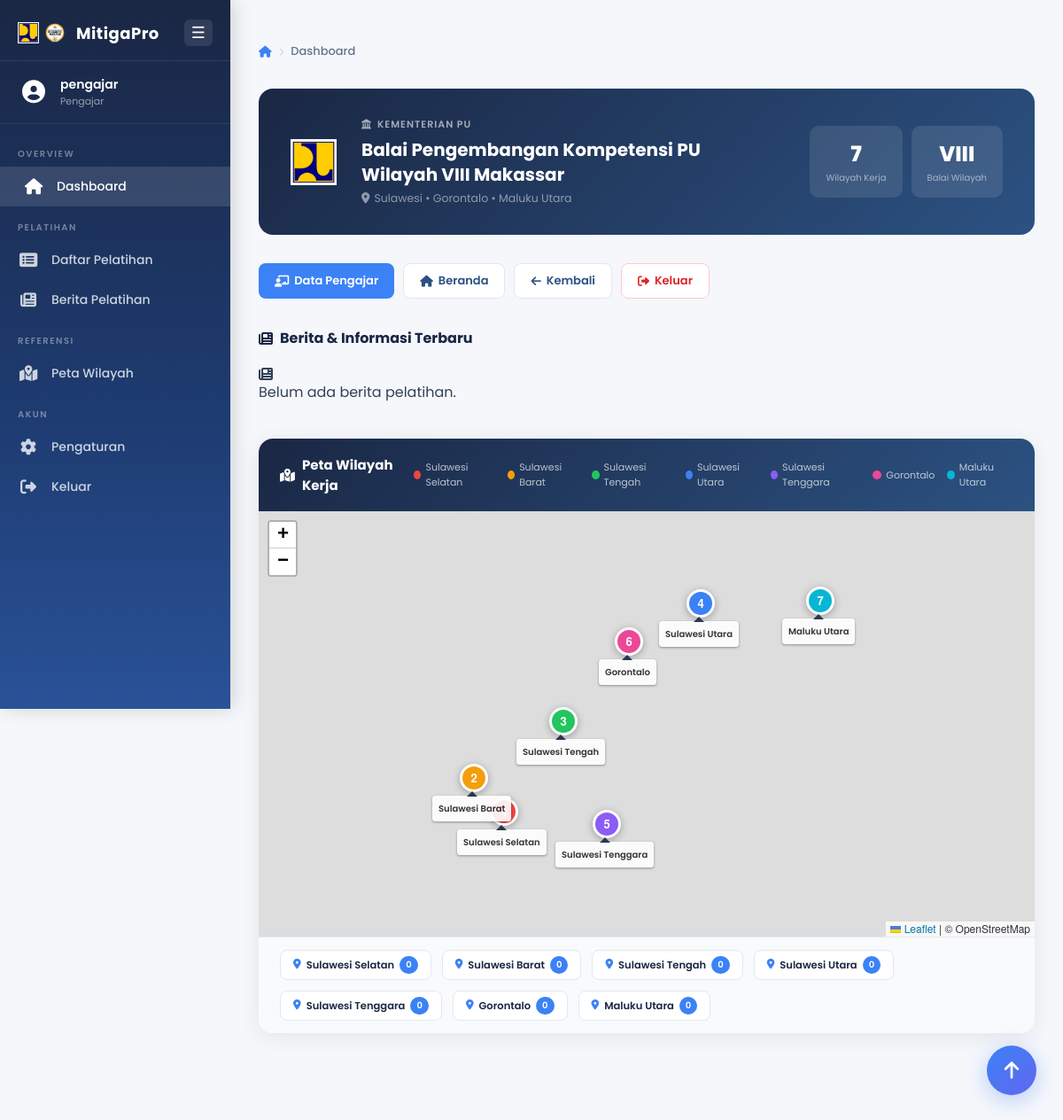
Page /pengajar/dashboard.php (signed in) on the committed database.
### tables this page shows
CREATE TABLE IF NOT EXISTS wilayah (
    id          INT UNSIGNED AUTO_INCREMENT PRIMARY KEY,
    nama_wilayah VARCHAR(200) NOT NULL,
    created_at  TIMESTAMP DEFAULT CURRENT_TIMESTAMP
);

### pengajar/dashboard.php (the view, shortened to what this page needs)
<?php
require $_SERVER['DOCUMENT_ROOT'] . '/MitigaPro/include/autoload.php';
require INCLUDE_PATH . 'sidebar_pengajar.php';
$berita_list = [];
$q_wilayah = $conn->query("
  SELECT w.id, w.nama_wilayah, COUNT(d.id) AS jml_dinas
  FROM wilayah w
  LEFT JOIN dinas d ON d.wilayah_id = w.id
  GROUP BY w.id
  ORDER BY w.id
");
$wilayah_list = [];
while ($w = $q_wilayah->fetch_assoc()) $wilayah_list[] = $w;
?>
<!DOCTYPE html>
<html lang="id">
<head>
<link rel="stylesheet" href="<?= BASE_URL ?>1_css/sidebar_pengajar.css">
<link rel="stylesheet" href="<?= BASE_URL ?>1_css/footer.css">
<link rel="stylesheet" href="https://cdnjs.cloudflare.com/ajax/libs/font-awesome/6.5.0/css/all.min.css">
<link rel="stylesheet" href="https://unpkg.com/leaflet@1.9.4/dist/leaflet.css" />
</head>
<body>
<div id="mainContent" class="main-content">
<div class="main">
<?= breadcrumb([['label' => 'Dashboard']]) ?>
<?php if (($_SESSION['role'] ?? '') === 'admin'): ?>
  <div class="admin-greeting">
    <div>
      <h2>Selamat Datang, <?= htmlspecialchars($_SESSION['username'] ?? 'Admin') ?> 👋</h2>
      <p>Ringkasan data sistem MitigaPro &mdash; <?= date('l, d F Y') ?></p>
    </div>
    <a href="<?= BASE_URL ?>pengajar/tambah_pelatihan_baru.php" class="ag-btn"><i class="fas fa-plus"></i> Tambah Pelatihan</a>
  </div>
  <div class="admin-stats">
    <div class="astat-card astat-blue">
      <div class="astat-icon"><i class="fas fa-user-tie"></i></div>
      <div class="astat-info">
        <div class="astat-num"><?= $total_pengajar ?></div>
        <div class="astat-label">Total Pengajar</div>
      </div>
      <a href="<?= BASE_URL ?>pengajar/pengajar.php" class="astat-link">Lihat <i class="fas fa-arrow-right"></i></a>
    </div>
    <div class="astat-card astat-green">
      <div class="astat-icon"><i class="fas fa-building"></i></div>
      <div class="astat-info">
        <div class="astat-num"><?= $total_dinas ?></div>
        <div class="astat-label">Total Dinas</div>
      </div>
      <a href="<?= BASE_URL ?>pengajar/dinas.php" class="astat-link">Lihat <i class="fas fa-arrow-right"></i></a>
    </div>
    <div class="astat-card astat-amber">
      <div class="astat-icon"><i class="fas fa-graduation-cap"></i></div>
      <div class="astat-info">
        <div class="astat-num"><?= $total_pelatihan ?></div>
        <div class="astat-label">Identifikasi Pelatihan</div>
      </div>
      <a href="<?= BASE_URL ?>pengajar/daftar_pelatihan.php" class="astat-link">Lihat <i class="fas fa-arrow-right"></i></a>
    </div>
    <div class="astat-card astat-purple">
      <div class="astat-icon"><i class="fas fa-newspaper"></i></div>
      <div class="astat-info">
        <div class="astat-num"><?= $total_berita ?></div>
        <div class="astat-label">Berita Pelatihan</div>
      </div>
      <a href="<?= BASE_URL ?>pengajar/kelola_berita.php" class="astat-link">Lihat <i class="fas fa-arrow-right"></i></a>
    </div>
    <div class="astat-card astat-sky">
      <div class="astat-icon"><i class="fas fa-users"></i></div>
      <div class="astat-info">
        <div class="astat-num"><?= $total_users ?></div>
        <div class="astat-label">Total Pengguna</div>
      </div>
      <a href="<?= BASE_URL ?>pengajar/settings.php" class="astat-link">Kelola <i class="fas fa-arrow-right"></i></a>
    </div>
  </div>
  <div class="admin-section">
    <div class="as-header">
      <h3><i class="fas fa-map-marked-alt"></i> Wilayah Kerja</h3>
    </div>
    <div class="admin-wil-grid">
      <?php
      $wil_colors = ['#ef4444','#f59e0b','#22c55e','#3b82f6','#8b5cf6','#ec4899','#06b6d4'];
      foreach ($wilayah_list as $i => $w):
        $clr = $wil_colors[$i] ?? '#64748b';
      ?>
      <a href="wilayah.php?id=<?= (int)$w['id'] ?>" class="awil-card">
        <div class="awil-marker" style="background:<?= $clr ?>"><i class="fas fa-location-dot"></i></div>
        <div class="awil-body">
          <div class="awil-name"><?= htmlspecialchars(str_replace('Wilayah Kerja ', '', $w['nama_wilayah'])) ?></div>
          <div class="awil-meta"><i class="fas fa-building"></i> <?= (int)$w['jml_dinas'] ?> dinas</div>
        </div>
        <i class="fas fa-chevron-right awil-arrow"></i>
      </a>
      <?php endforeach; ?>
    </div>
  </div>
  <div class="admin-section">
    <div class="as-header">
      <h3><i class="fas fa-newspaper"></i> Berita Terbaru</h3>
      <a href="<?= BASE_URL ?>pengajar/kelola_berita.php" class="as-more">Kelola Berita <i class="fas fa-arrow-right"></i></a>
    </div>
    <?php if (count($berita_list) > 0): ?>
    <div class="admin-berita-list">
      <?php foreach (array_slice($berita_list, 0, 5) as $b): ?>
      <a href="detail_berita.php?id=<?= (int)$b['id'] ?>" class="ab-item">
        <div class="ab-thumb">
          <?php if ($b['gambar']): ?>
            <img src="<?= BASE_URL ?>uploads/berita/<?= htmlspecialchars($b['gambar']) ?>" alt="">
          <?php else: ?>
            <i class="fas fa-newspaper"></i>
          <?php endif; ?>
        </div>
        <div class="ab-body">
          <div class="ab-title"><?= htmlspecialchars($b['judul']) ?></div>
          <div class="ab-meta">
            <span class="ab-badge"><?= htmlspecialchars($b['kategori'] ?: 'Umum') ?></span>
            <span><i class="fas fa-calendar-alt"></i> <?= date('d M Y', strtotime($b['created_at'])) ?></span>
            <?php if ($b['username']): ?>
            <span><i class="fas fa-user"></i> <?= htmlspecialchars($b['username']) ?></span>
            <?php endif; ?>
          </div>
        </div>
      </a>
      <?php endforeach; ?>
    </div>
    <?php else: ?>
    <div class="empty"><i class="fas fa-newspaper"></i><p>Belum ada berita.</p></div>
    <?php endif; ?>
  </div>
<?php else: ?>
  <div class="identity-banner">
    <div class="id-logo">
      <img src="<?= BASE_URL ?>logo.png" alt="Logo">
    </div>
    <div class="id-text">
      <div class="id-subtitle"><i class="fas fa-landmark"></i> Kementerian PU</div>
      <h2>Balai Pengembangan Kompetensi PU<br>Wilayah VIII Makassar</h2>
      <div class="id-location">
        <i class="fas fa-map-marker-alt"></i> Sulawesi &bull; Gorontalo &bull; Maluku Utara
      </div>
    </div>
    <div class="id-stats">
      <div class="id-stat-box">
        <div class="id-stat-num">7</div>
        <div class="id-stat-label">Wilayah Kerja</div>
      </div>
      <div class="id-stat-box">
        <div class="id-stat-num">VIII</div>
        <div class="id-stat-label">Balai Wilayah</div>
      </div>
    </div>
  </div>
  <?php if (($_SESSION['role'] ?? '') !== 'tamu'): ?>
  <div class="quick-nav">
    <a href="<?= BASE_URL ?>pengajar/pengajar.php" class="qnav-btn qnav-primary">
      <i class="fas fa-chalkboard-teacher"></i> Data Pengajar
    </a>
    <a href="<?= BASE_URL ?>pengajar/dashboard.php" class="qnav-btn qnav-outline">
      <i class="fas fa-home"></i> Beranda
    </a>
    <button onclick="history.back()" class="qnav-btn qnav-outline">
      <i class="fas fa-arrow-left"></i> Kembali
    </button>
    <a href="<?= BASE_URL ?>logout.php" class="qnav-btn qnav-danger" id="btnKeluar">
      <i class="fas fa-sign-out-alt"></i> Keluar
    </a>
  </div>
  <?php endif; ?>
  <div class="section-title"><i class="fas fa-newspaper"></i> Berita & Informasi Terbaru</div>
  <?php if (count($berita_list) > 0): ?>
  <div class="slider-wrap">
    <div class="slider" id="beritaSlider">
      <?php foreach ($berita_list as $i => $b): ?>
      <div class="slide <?= $i === 0 ? 'active' : '' ?>">
        <div class="slide-img">
          <?php if ($b['gambar']): ?>
            <img src="<?= BASE_URL ?>uploads/berita/<?= htmlspecialchars($b['gambar']) ?>" alt="">
          <?php else: ?>
            <div class="slide-placeholder"><i class="fas fa-newspaper"></i></div>
          <?php endif; ?>
        </div>
        <div class="slide-body">
          <div class="slide-meta">
            <?php
              $badge_class = match($b['kategori'] ?? '') {
                  'Informasi'  => 'badge-info',
                  'Pengumuman' => 'badge-warn',
                  'Jadwal'     => 'badge-green',
                  default      => 'badge-gray',
              };
            ?>
            <span class="slide-badge <?= $badge_class ?>"><?= htmlspecialchars($b['kategori'] ?: 'Umum') ?></span>
            <span class="slide-date"><i class="fas fa-calendar-alt"></i> <?= date('d M Y', strtotime($b['created_at'])) ?></span>
            <?php if ($b['username']): ?>
            <span class="slide-author"><i class="fas fa-user"></i> <?= htmlspecialchars($b['username']) ?></span>
            <?php endif; ?>
          </div>
          <h3 class="slide-title"><?= htmlspecialchars($b['judul']) ?></h3>
          <p class="slide-excerpt"><?= htmlspecialchars(mb_strimwidth(strip_tags($b['isi']), 0, 200, '...')) ?></p>
          <a href="detail_berita.php?id=<?= (int)$b['id'] ?>" class="slide-read">Baca Selengkapnya <i class="fas fa-arrow-right"></i></a>
        </div>
      </div>
      <?php endforeach; ?>
    </div>
    <button class="slider-btn slider-prev" id="sliderPrev"><i class="fas fa-chevron-left"></i></button>
    <button class="slider-btn slider-next" id="sliderNext"><i class="fas fa-chevron-right"></i></button>
    <div class="slider-dots" id="sliderDots">
      <?php foreach ($berita_list as $i => $b): ?>
      <span class="dot <?= $i === 0 ? 'active' : '' ?>" data-index="<?= $i ?>"></span>
      <?php endforeach; ?>
    </div>
    <div class="slider-counter">
      <span id="sliderCurrent">1</span> / <?= count($berita_list) ?>
    </div>
  </div>
  <?php else: ?>
  <div class="empty">
    <i class="fas fa-newspaper"></i>
    <p>Belum ada berita pelatihan.</p>
  </div>
  <?php endif; ?>
  <?php if (($_SESSION['role'] ?? '') === 'pengajar'): ?>
  <div id="wilayah" style="margin-top:40px">
    <div class="map-container">
      <div class="map-header">
        <h3><i class="fas fa-map-marked-alt"></i> Peta Wilayah Kerja</h3>
        <div class="map-legend">
          <span><span class="dot-leg" style="background:#ef4444"></span> Sulawesi Selatan</span>
          <span><span class="dot-leg" style="background:#f59e0b"></span> Sulawesi Barat</span>
          <span><span class="dot-leg" style="background:#22c55e"></span> Sulawesi Tengah</span>
          <span><span class="dot-leg" style="background:#3b82f6"></span> Sulawesi Utara</span>
          <span><span class="dot-leg" style="background:#8b5cf6"></span> Sulawesi Tenggara</span>
          <span><span class="dot-leg" style="background:#ec4899"></span> Gorontalo</span>
          <span><span class="dot-leg" style="background:#06b6d4"></span> Maluku Utara</span>
        </div>
      </div>
      <div id="mapWilayah"></div>
      <div class="map-info-bar">
        <?php foreach ($wilayah_list as $w): ?>
        <a href="wilayah.php?id=<?= (int)$w['id'] ?>" class="map-chip">
          <i class="fas fa-location-dot" style="color:var(--accent)"></i>
          <?= htmlspecialchars(str_replace('Wilayah Kerja ', '', $w['nama_wilayah'])) ?>
          <span class="chip-count"><?= (int)$w['jml_dinas'] ?></span>
        </a>
        <?php endforeach; ?>
      </div>
    </div>
  </div>
  <?php endif; ?>
<?php endif;  ?>
</div>
</div>
</body>
</html>

### rows in the picture
wilayah: nama_wilayah "Sulawesi Selatan", jml_dinas "0"
wilayah: nama_wilayah "Sulawesi Barat", jml_dinas "0"
wilayah: nama_wilayah "Sulawesi Tengah", jml_dinas "0"
wilayah: nama_wilayah "Sulawesi Utara", jml_dinas "0"
wilayah: nama_wilayah "Sulawesi Tenggara", jml_dinas "0"
wilayah: nama_wilayah "Gorontalo", jml_dinas "0"
wilayah: nama_wilayah "Maluku Utara", jml_dinas "0"

### other values in the picture
$_sb_username "pengajar"
$_sb_rolabel "Pengajar"
$label "Dashboard Daftar Pelatihan Berita Pelatihan Peta Wilayah Pengaturan"
$item['label'] "Dashboard"
